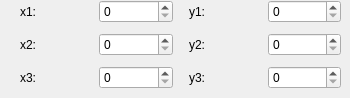
        <widget class="QWidget" name="polygon_dim">
         <widget class="QWidget" name="formLayoutWidget_10">
          <property name="geometry">
           <rect>
            <x>20</x>
            <y>0</y>
            <width>321</width>
            <height>89</height>
           </rect>
          </property>
          <layout class="QGridLayout" name="pGon_dim_grid_">
           <item row="2" column="5">
            <widget class="QSpinBox" name="pGon_y3_value"/>
           </item>
           <item row="0" column="5">
            <widget class="QSpinBox" name="pGon_y1_value"/>
           </item>
           <item row="0" column="1">
            <widget class="QSpinBox" name="pGon_x1_value"/>
           </item>
           <item row="0" column="0">
            <widget class="QLabel" name="pGon_x1_label">
             <property name="text">
              <string>x1: </string>
             </property>
            </widget>
           </item>
           <item row="1" column="0">
            <widget class="QLabel" name="pGon_x2_label">
             <property name="text">
              <string>x2: </string>
             </property>
            </widget>
           </item>
           <item row="0" column="4">
            <widget class="QLabel" name="pGon_y1_label">
             <property name="text">
              <string>y1: </string>
             </property>
            </widget>
           </item>
           <item row="1" column="4">
            <widget class="QLabel" name="pGon_y2_label">
             <property name="text">
              <string>y2: </string>
             </property>
            </widget>
           </item>
           <item row="1" column="5">
            <widget class="QSpinBox" name="pGon_y2_value"/>
           </item>
           <item row="1" column="1">
            <widget class="QSpinBox" name="pGon_x2_value"/>
           </item>
           <item row="2" column="0">
            <widget class="QLabel" name="pGon_x3_label">
             <property name="text">
              <string>x3:</string>
             </property>
            </widget>
           </item>
           <item row="2" column="4">
            <widget class="QLabel" name="pGon_y3_label">
             <property name="text">
              <string>y3:</string>
             </property>
            </widget>
           </item>
           <item row="2" column="1">
            <widget class="QSpinBox" name="pGon_x3_value"/>
           </item>
           <item row="1" column="3">
            <spacer name="verticalSpacer_3">
             <property name="orientation">
              <enum>Qt::Vertical</enum>
             </property>
             <property name="sizeHint" stdset="0">
              <size>
               <width>10</width>
               <height>40</height>
              </size>
             </property>
            </spacer>
           </item>
          </layout>
         </widget>
        </widget>
